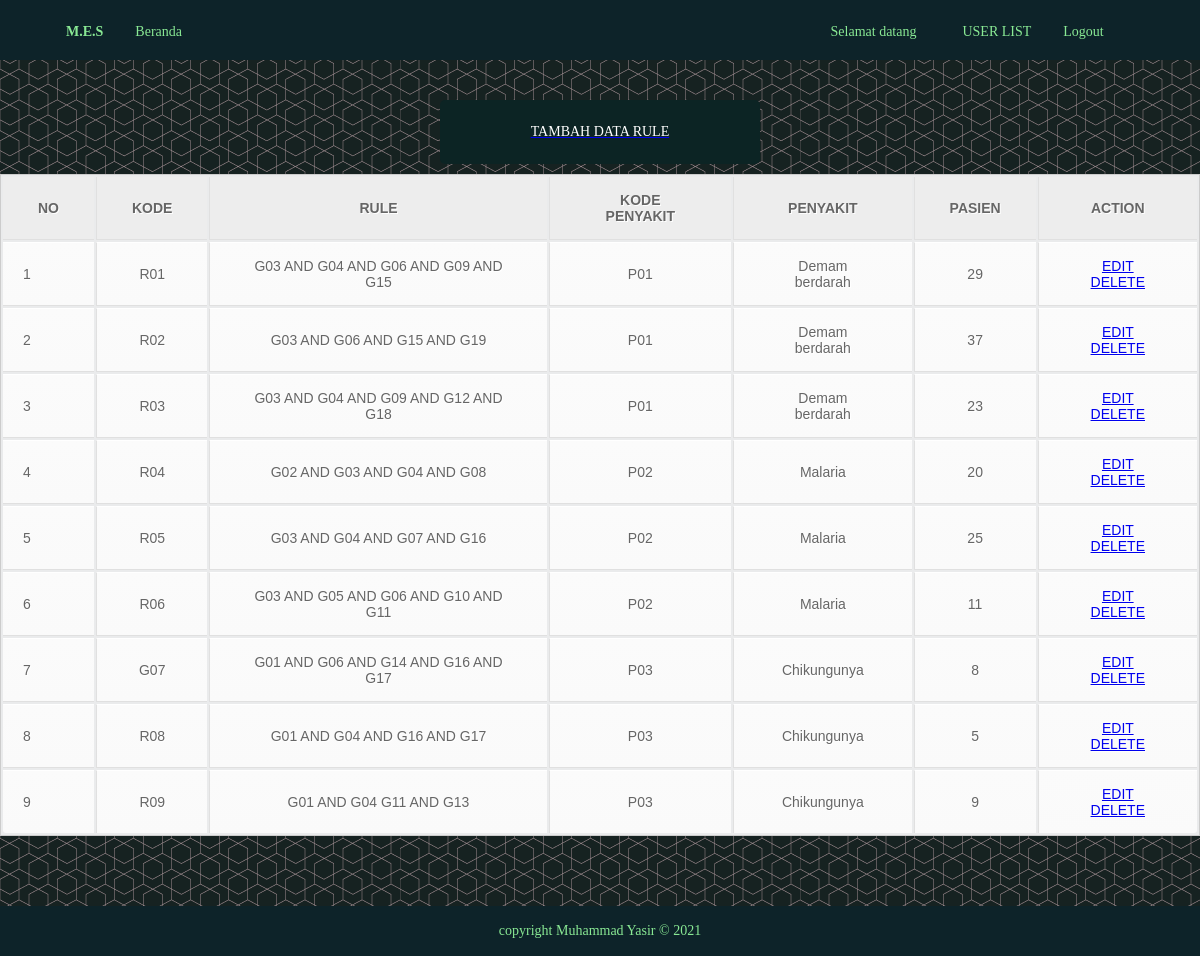
The app's page /admin/index.php?p=rule (signed in) with its own data.
### tables this page shows
CREATE TABLE `rule` (
  `id_rule` int(11) NOT NULL,
  `kode_rule` varchar(3) NOT NULL,
  `rule` varchar(100) NOT NULL,
  `id_penyakit` int(11) NOT NULL,
  `pasien` int(11) NOT NULL
);

CREATE TABLE `penyakit` (
  `id_penyakit` int(11) NOT NULL,
  `kode_penyakit` varchar(3) NOT NULL,
  `penyakit` varchar(500) NOT NULL,
  `pasien` int(11) NOT NULL
);

### admin/rule.php (the view)
<?php include "connection.php"; ?>
    <a href="?p=ruleadd">
        <div class="btn btn-add">
            <p>TAMBAH DATA RULE</p>
        </div>
    </a>
<table>
    <tr>
        <th>NO</th>
        <th>KODE</th>
        <th>RULE</th>
        <th>KODE PENYAKIT</th>
        <th>PENYAKIT</th>
        <th>PASIEN</th>
        <th>ACTION</th>
    </tr>
    <?php
        $sql_rule = mysqli_query($conn, "SELECT * FROM rule");
        $no=1;
    ?>
    <?php while ($rr = mysqli_fetch_array($sql_rule)) : ?>
        <?php
            $sql_penyakit = mysqli_query($conn, "SELECT * FROM penyakit WHERE id_penyakit=$rr[id_penyakit]");
            $rp = mysqli_fetch_array($sql_penyakit);
        ?>
        <tr>
            <td><?php echo "$no"; ?></td>
            <td><?php echo "$rr[kode_rule]"; ?></td>
            <td><?php echo "$rr[rule]"; ?></td>
            <td><?php echo "$rp[kode_penyakit]"; ?></td>
            <td><?php echo "$rp[penyakit]"; ?></td>
            <td><?php echo "$rr[pasien]"; ?></td>
            <td>
                <a href="?p=ruleedit&idr=<?php echo "$rr[id_rule]"; ?>">EDIT</a>
                <a href="?p=ruledelete&idr=<?php echo "$rr[id_rule]"; ?>" onclick="return confirm('ARE YOU SURE YOU WANT TO DELETE THIS DATA?');">DELETE</a>
            </td>
        </tr>
    <?php $no++; ?>
    <?php endwhile; ?>
</table>

### admin/style.css (style rules this page uses)
body { background-image: url(../img/Background.png); font-family: Cambria; padding: 0px; margin: 0px; color: #ffffff; font-size: 14px; }
table { font-family: Arial, Helvetica, sans-serif; color: #666; text-shadow: 1px 1px 0px #fff; background: #eaebec; border: #ccc 1px solid; margin: 10px auto; }
table th { padding: 15px 35px; border-left:1px solid #e0e0e0; border-bottom: 1px solid #e0e0e0; background: #ededed; }
table th:first-child { border-left:none; }
table tr { text-align: center; padding-left: 20px; }
table td:first-child { text-align: left; padding-left: 20px; border-left: 0; }
table td { padding: 15px 35px; border-top: 1px solid #ffffff; border-bottom: 1px solid #e0e0e0; border-left: 1px solid #e0e0e0; background: #fafafa; background: -webkit-gradient(linear, left top, left bottom, from(#fbfbfb), to(#fafafa)); background: -moz-linear-gradient(top, #fbfbfb, #fafafa); }
table tr:last-child td { border-bottom: 0; }
table tr:last-child td:first-child { -moz-border-radius-bottomleft: 3px; -webkit-border-bottom-left-radius: 3px; border-bottom-left-radius: 3px; }
table tr:last-child td:last-child { -moz-border-radius-bottomright: 3px; -webkit-border-bottom-right-radius: 3px; border-bottom-right-radius: 3px; }
.btn { padding: 9px 9px; text-align: center; border: 1px solid transparent; border-radius: 5px; font-family: Cambria; font-size: 14px; margin: 10px auto; width: 25%; }
.btn-add { color: #FFF; background-color: #0c2424; cursor: pointer; }

### records on screen
rule: kode_rule "R01", rule "G03 AND G04 AND G06 AND G09 AND G15", id_penyakit.kode_penyakit "P01", id_penyakit.penyakit "Demam berdarah", pasien "29"
rule: kode_rule "R02", rule "G03 AND G06 AND G15 AND G19", id_penyakit.kode_penyakit "P01", id_penyakit.penyakit "Demam berdarah", pasien "37"
rule: kode_rule "R03", rule "G03 AND G04 AND G09 AND G12 AND G18", id_penyakit.kode_penyakit "P01", id_penyakit.penyakit "Demam berdarah", pasien "23"
rule: kode_rule "R04", rule "G02 AND G03 AND G04 AND G08", id_penyakit.kode_penyakit "P02", id_penyakit.penyakit "Malaria", pasien "20"
rule: kode_rule "R05", rule "G03 AND G04 AND G07 AND G16", id_penyakit.kode_penyakit "P02", id_penyakit.penyakit "Malaria", pasien "25"
rule: kode_rule "R06", rule "G03 AND G05 AND G06 AND G10 AND G11", id_penyakit.kode_penyakit "P02", id_penyakit.penyakit "Malaria", pasien "11"
rule: kode_rule "G07", rule "G01 AND G06 AND G14 AND G16 AND G17", id_penyakit.kode_penyakit "P03", id_penyakit.penyakit "Chikungunya", pasien "8"
rule: kode_rule "R08", rule "G01 AND G04 AND G16 AND G17", id_penyakit.kode_penyakit "P03", id_penyakit.penyakit "Chikungunya", pasien "5"
rule: kode_rule "R09", rule "G01 AND G04 G11 AND G13", id_penyakit.kode_penyakit "P03", id_penyakit.penyakit "Chikungunya", pasien "9"
